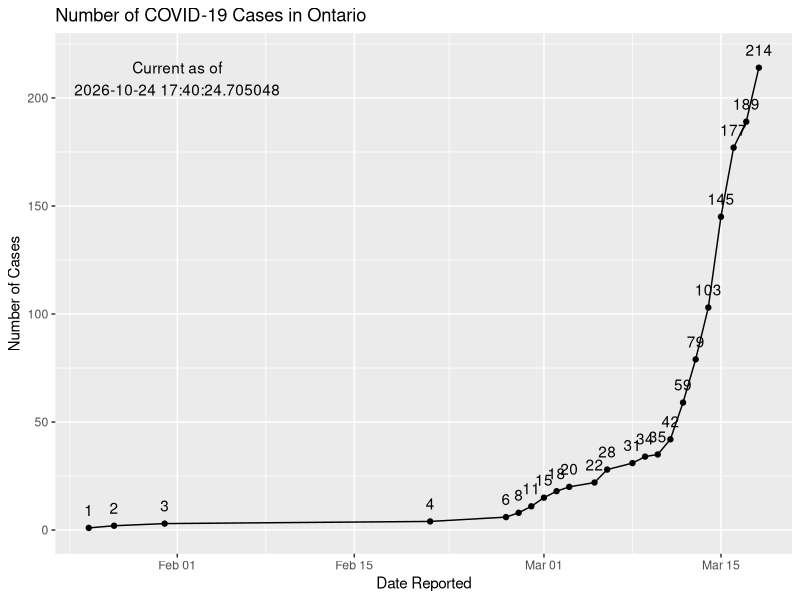
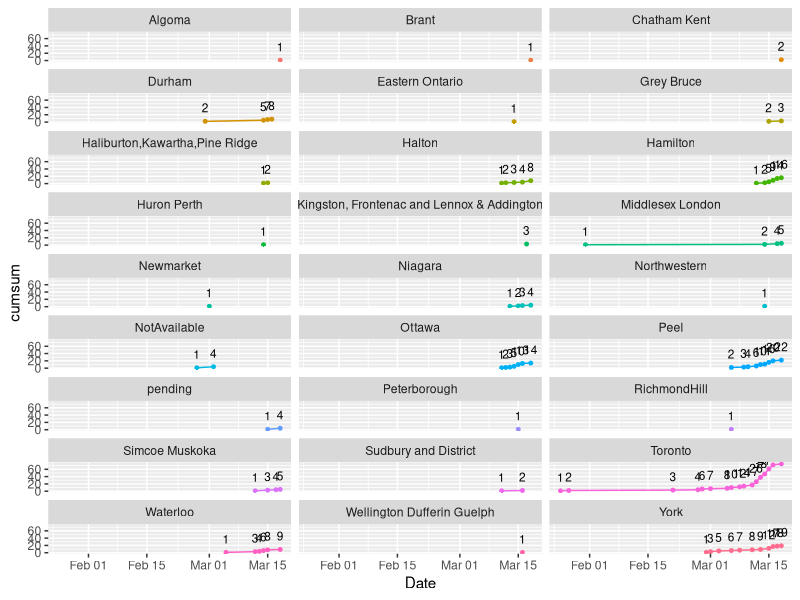

Generate these figures, in order, with R:
## ---- chunk 1
knitr::opts_chunk$set(echo = TRUE)

library(tidyverse)
library(lubridate)

## ---- chunk 2
df <- read_csv("Data/ontario_corona_cases.csv")
## ---- chunk 3
current_time <- Sys.time()

df %>% 
  group_by (Date) %>% 
  count () %>% 
  ungroup() %>% 
  mutate (cumsum = cumsum(n)) %>% 
  # print (n = Inf)
  ggplot (aes (x = Date, y = cumsum)) +
  geom_line() +
  geom_point() +
  scale_y_continuous(limits = c(0, length (df$Case_number) + 5)) +
  labs (title = "Number of COVID-19 Cases in Ontario",
        x = "Date Reported",
        y = "Number of Cases") +
  geom_text (aes (label = cumsum), 
             vjust = -1) +
  annotate("text", x = as.Date("2020-02-01"), y = length(df$Case_number) - 5, 
           label = paste0("Current as of\n", current_time )
           )

## ---- chunk 4
df %>% 
  group_by (Date, Public_Health_Unit) %>% 
  count () %>% 
  group_by (Public_Health_Unit) %>% 
  mutate (cumsum = cumsum (n)) %>% 
  arrange (Public_Health_Unit) %>% 
  ggplot (aes (x = Date, y = cumsum, colour = Public_Health_Unit)) +
  geom_line (aes (group = 1)) +
  geom_point(size = 1) +
  geom_text(aes (label = cumsum), 
            vjust = -1, 
            size = 3, 
            colour = "black") +
  facet_wrap(~ Public_Health_Unit, 
             ncol = 3) +
  theme (legend.position = "none")

